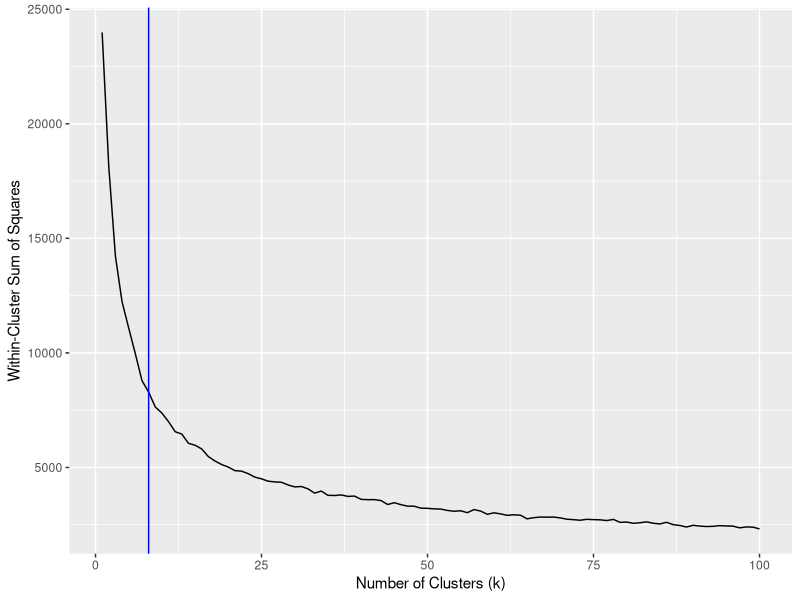
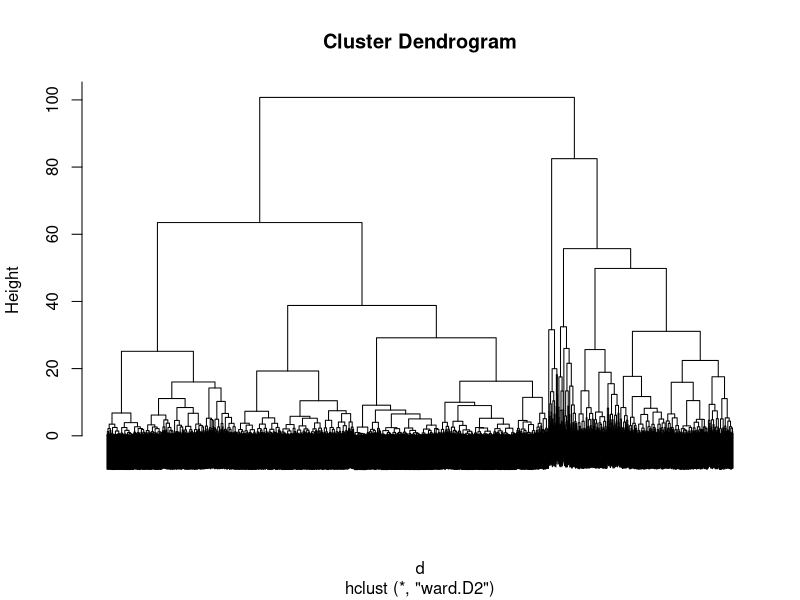
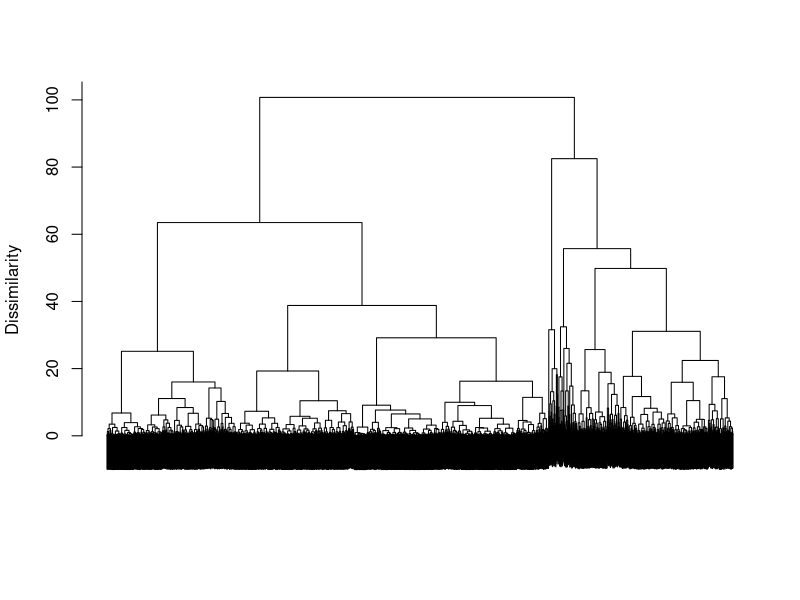
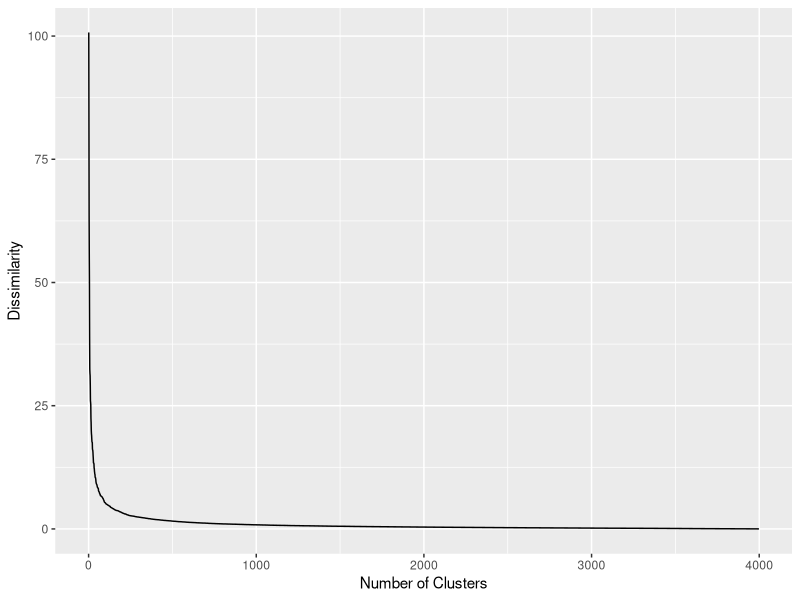
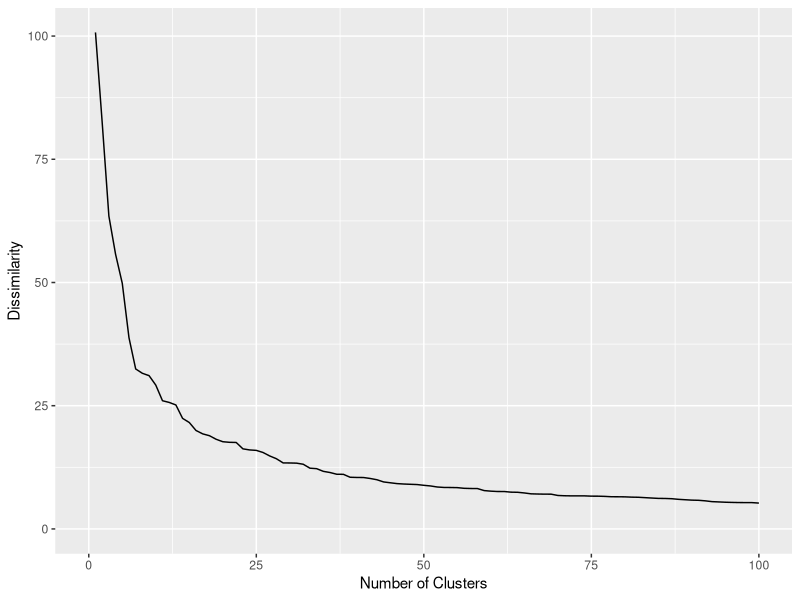

Reproduce these figures in R, in order.
library(caret)
library(dplyr)
library(ggplot2)

# Load the data:
airline <- read.csv("airline.csv")

# Take a look:
head(airline)

# Basic descriptive stats from the lecture:
summary(airline)

# We need to preprocess the data so that we treat each column
# equally to compute the clusters
# we use the preProcess function from Caret that does
# all the work for us

# preprocessing steps:
# First, center the data (substract the mean to each column)
# => mean becomes 0 for each column
# Then, scale the data, by dividing by the standard deviation
# => std becomes 1 for each column
# https://medium.com/@rrfd/standardize-or-normalize-examples-in-python-e3f174b65dfc

#step 1: create the pre-processor using preProcess (part of caret)
pp <- preProcess(airline, method=c("center", "scale"))
#step 2: apply it to our dataset

airline.scaled <- predict(pp, airline) # newdata?

head(airline.scaled)
summary(airline.scaled)
# What does a negative value represent?


### Clustering: K-Means

# the kmeans function is part of stats package (default in R)
# we can set an upper bound to the number of iterations of the algorithm
# here we set k=8
# setting the seed..why?
set.seed(144)
km <- kmeans(airline.scaled, iter.max=100, 8)

# Let's explore the results!

km 

# how good is the clustering
# withinss: sum of squared distances between each datapoint and its 
# cluster mean
km$withinss

# betweenss: sum of squared distances between each cluster mean and
# the data mean
km$betweenss

# number of iters
km$iter
# cluster centroids
km$centers
# cluster for each point
km$cluster

# the sum of the squared distances of each observation from its cluster centroid.
# we use it to measure cluster dissimilarity / is the objective function for k-means
km$tot.withinss

# the number of observations in each cluster -- table(km$cluster) also works
km$size


# Selecting the value of K
# we want to create the scree plot
# to do this, we want to compute the cluster dissimilarity for
# all the values of k we want to try
# we store this result in the dataframe "dat"

# here we test all k from 1 to 100

dat <- data.frame(k = 1:100)
# what is sapply? Apply a function over a list or vector
dat$SS <- sapply(dat$k, function(k) {
  set.seed(144)
  kmeans(airline.scaled, iter.max=100, k)$tot.withinss
})

# let's plot it using ggplot!
ggplot(dat, aes(x=k, y=SS)) +
  geom_line() +
  xlab("Number of Clusters (k)") +
  ylab("Within-Cluster Sum of Squares") +
  geom_vline(xintercept = 8, color = "blue")
# Was k=8 a good choice ?
# remember that we are looking for a "knee" in the curve / a place where rocks stop falling
# https://scikit-learn.org/stable/auto_examples/cluster/plot_kmeans_silhouette_analysis.html

### Hierarchical Clustering

# Compute all-pair euclidian distances between our observations
d <- dist(airline.scaled)

# Creates the Hierarchical clustering
# hclust is part of which package? stats
mod.hclust <- hclust(d, method="ward.D2")
# https://en.wikipedia.org/wiki/Ward%27s_method
# https://www.rdocumentation.org/packages/stats/versions/3.5.2/topics/hclust



# Now, we can plot the hierarchy structure / dendrogram
# labels = FALSE because we do not want to print text
# for each of the 3999 observations
plot(mod.hclust, labels = FALSE)

# We can remove the extra text for a cleaner plot
plot(mod.hclust, labels=F, xlab=NA, ylab="Dissimilarity",sub=NA, main=NA)

# To choose a good value for K, we need to create the same
# scree plot: dissimilarity for each k
# the next line puts this data in the right form to be plotted
dat.hc.airline <- data.frame(k = seq_along(mod.hclust$height),
                             dissimilarity = rev(mod.hclust$height))
#  height is a returned vector, denotes the value of the criterion for the particular agglomeration.

# Scree plot! 
ggplot(dat.hc.airline, aes(x=k, y=dissimilarity)) +
  geom_line()+
  xlab("Number of Clusters") +
  ylab("Dissimilarity")

# Let's zoom on the smallest k values:
ggplot(dat.hc.airline, aes(x=k, y=dissimilarity)) +
  geom_line()+
  xlab("Number of Clusters") +
  ylab("Dissimilarity") + 
  xlim(0,100)

# what would be a "good" k value ?

# now that we have k, we can construct the clusters
assignments <- cutree(mod.hclust, k = 5)
rev(mod.hclust$height)[5]
rev(mod.hclust$height)[4]
# we can also cut based on height
# sometiems just visually inspecting the dendrogram is enough
# but always good to validate with the scree plot
assignments2 <- cutree(mod.hclust, h = 55)

# test for the same clusters
all.equal(assignments, assignments2)

# store it into our data frame
airline.scaled$clust2 = assignments

# and finally use dplyr to have access to the centroids
# group_by groups observations in our data frame together based on which
# cluster each observation is assigned to
# very powerful and simple way to calculate important summaries of our data
# more on this and related topics in 2 weeks
airline.scaled %>% group_by(clust2) %>%
  summarize(mean(Balance), mean(BonusMiles), mean(BonusTrans))
# a shortcut to have the mean of all columns
airline.scaled %>% group_by(clust2) %>%
  summarize_all(funs(mean))

# we can also compute the size of each cluster
table(assignments)
